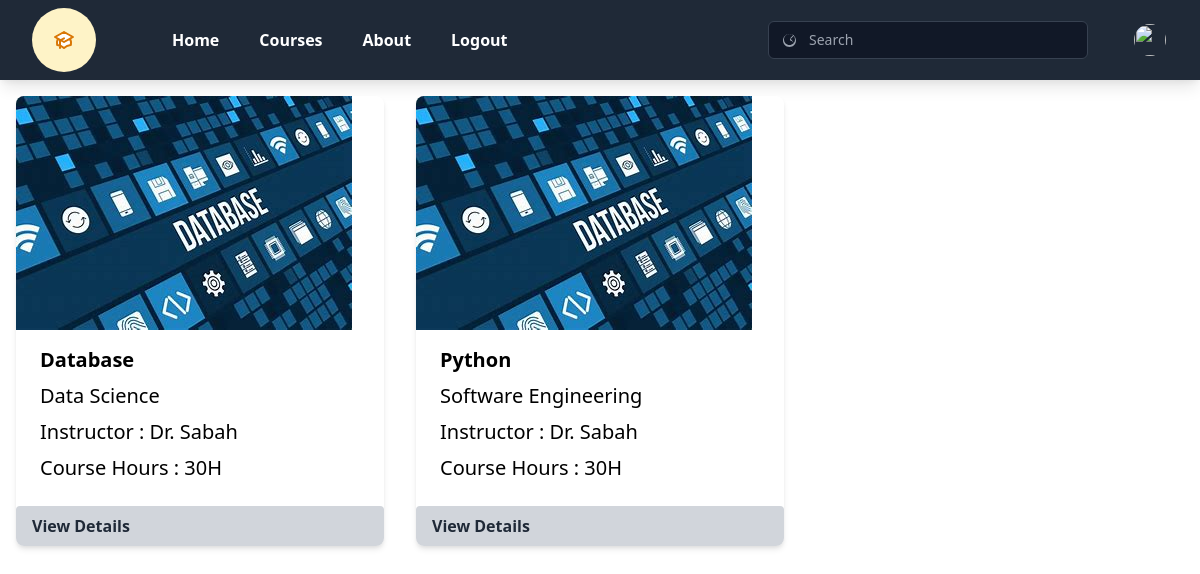
The page /viewcourses (signed in) on the database its author committed.
### tables this page shows
CREATE TABLE courses (
	course_id INTEGER NOT NULL, 
	course_category VARCHAR(50) NOT NULL, 
	course_name VARCHAR(120) NOT NULL, 
	course_description VARCHAR(500) NOT NULL, 
	course_image VARCHAR(20), 
	total_course_hours VARCHAR(120) NOT NULL, 
	course_instructor VARCHAR(120) NOT NULL, 
	course_syllabus VARCHAR(2000) NOT NULL, 
	PRIMARY KEY (course_id)
);

### main.py (the view)
@app.route('/viewcourses')
def courses():
    all = courses.query.all()
    return render_template('viewcourses.html' , all=all)

### main.py (called while the page is built)
@login_manager.user_loader
def load_user(student_id):
    return Students.query.get(int(student_id))

### templates/viewcourses.html (shortened to what this page needs)
{% extends "base.html" %}
{% block content %}
{{ super() }}
<div class="flex flex-wrap ">
                {% for course in all %}
                <div class="w-full sm:w-1/3 p-4">
                  <div class="bg-white shadow-md rounded-lg overflow-hidden">
                   <img src="{{ url_for('static', filename='profile_pics/' + course.course_image)}}" alt="Profile Image">
                                    <div class="px-6 py-4">
                                      <div class="font-bold text-xl mb-2">{{ course.course_name }}</div>
                                      <div class="font text-xl mb-2">{{ course.course_category }}</div>
                                      <h2 class="text-xl mb-2">Instructor : {{ course.course_instructor }}</h2>
                                      <h2 class="text-xl mb-2">Course Hours : {{ course.total_course_hours }}H</h2>
                                    </div>
                                    <a href="{{url_for('course', course_id=course.course_id)}}">
                                  <button class="w-full bg-gray-300 hover:bg-gray-400 text-gray-800 font-bold py-2 px-4 rounded inline-flex items-center">
                                    <span>View Details</span>
                                  </button>
                  </div>
                </div>
                {% endfor %}
</div>
{% endblock %}

### rows shown on the page
courses: course_image (picture), course_name "Database", course_category "Data Science", course_instructor "Dr. Sabah", total_course_hours "30"
courses: course_image (picture), course_name "Python", course_category "Software Engineering", course_instructor "Dr. Sabah", total_course_hours "30"
